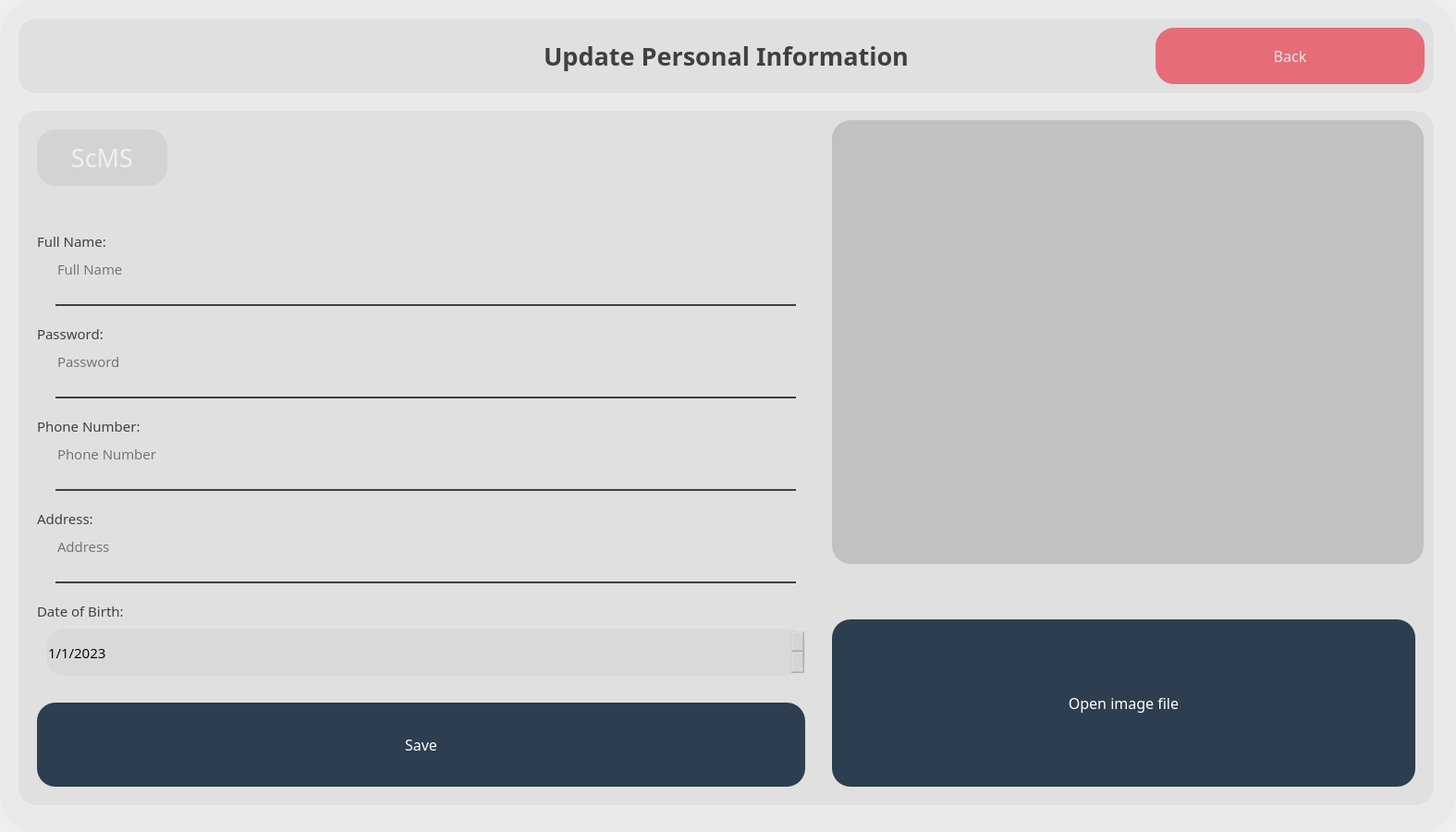
  <widget class="QWidget" name="personalInfo_widget" native="true">
   <property name="geometry">
    <rect>
     <x>0</x>
     <y>0</y>
     <width>1575</width>
     <height>900</height>
    </rect>
   </property>
   <widget class="QLabel" name="mainScreen_BG_10">
    <property name="geometry">
     <rect>
      <x>0</x>
      <y>0</y>
      <width>1575</width>
      <height>900</height>
     </rect>
    </property>
    <property name="styleSheet">
     <string notr="true">background-image: url(:/images/materials/reportBG.png);
border-radius:38px;</string>
    </property>
    <property name="text">
     <string/>
    </property>
   </widget>
   <widget class="QWidget" name="topBar_widget_10" native="true">
    <property name="geometry">
     <rect>
      <x>20</x>
      <y>20</y>
      <width>1531</width>
      <height>81</height>
     </rect>
    </property>
    <property name="styleSheet">
     <string notr="true">background-color: rgba(200, 200, 200,80);
/*background-color: rgba(239, 174, 74,150);*/
border-radius:20px;</string>
    </property>
    <widget class="QLabel" name="mainTopBarTitle_label_22">
     <property name="geometry">
      <rect>
       <x>500</x>
       <y>10</y>
       <width>531</width>
       <height>61</height>
      </rect>
     </property>
     <property name="font">
      <font>
       <family>Poppins SemiBold</family>
       <pointsize>20</pointsize>
       <weight>75</weight>
       <bold>true</bold>
      </font>
     </property>
     <property name="styleSheet">
      <string notr="true">background-color: rgba(255, 255, 255,0);
color: rgb(64,64,64);</string>
     </property>
     <property name="text">
      <string>Update Personal Information</string>
     </property>
     <property name="alignment">
      <set>Qt::AlignCenter</set>
     </property>
    </widget>
    <widget class="QPushButton" name="personalInfo_Back_btn">
     <property name="geometry">
      <rect>
       <x>1230</x>
       <y>10</y>
       <width>291</width>
       <height>61</height>
      </rect>
     </property>
     <property name="font">
      <font>
       <family>Poppins Medium</family>
       <pointsize>12</pointsize>
       <weight>50</weight>
       <bold>false</bold>
      </font>
     </property>
     <property name="styleSheet">
      <string notr="true">QPushButton#personalInfo_Back_btn{
background-color: rgb(229, 108, 120);
	color: rgb(230, 230, 230);
border-radius:20px;
}

QPushButton#personalInfo_Back_btn:hover{
background-color: rgba(229, 108, 120,220);
}

QPushButton#personalInfo_Back_btn:pressed{
padding-left:5px;
padding-top:5px;
background-color: rgba(229, 108, 120,220);
}</string>
     </property>
     <property name="text">
      <string>Back</string>
     </property>
    </widget>
   </widget>
   <widget class="QWidget" name="mainDashboardContainer_widget_10" native="true">
    <property name="geometry">
     <rect>
      <x>20</x>
      <y>120</y>
      <width>1531</width>
      <height>751</height>
     </rect>
    </property>
    <property name="styleSheet">
     <string notr="true">background-color: rgba(200, 200, 200,80);
border-radius:20px;</string>
    </property>
    <widget class="QPushButton" name="personalInfo_save_btn">
     <property name="geometry">
      <rect>
       <x>20</x>
       <y>640</y>
       <width>831</width>
       <height>91</height>
      </rect>
     </property>
     <property name="font">
      <font>
       <family>Poppins Medium</family>
       <pointsize>12</pointsize>
       <weight>50</weight>
       <bold>false</bold>
      </font>
     </property>
     <property name="styleSheet">
      <string notr="true">QPushButton#personalInfo_save_btn{
	
	background-color: rgb(44, 62, 80);
	color: rgb(255, 255, 255);
border-radius:20px;
}

QPushButton#personalInfo_save_btn:hover{
background-color: rgba(44, 62, 80,210);

}

QPushButton#personalInfo_save_btn:pressed{
padding-left:5px;
padding-top:5px;
background-color: rgba(44, 62, 80,210);

}</string>
     </property>
     <property name="text">
      <string>Save</string>
     </property>
     <property name="iconSize">
      <size>
       <width>25</width>
       <height>25</height>
      </size>
     </property>
    </widget>
    <widget class="QLabel" name="mainTopBarTitle_label_23">
     <property name="geometry">
      <rect>
       <x>20</x>
       <y>20</y>
       <width>141</width>
       <height>61</height>
      </rect>
     </property>
     <property name="font">
      <font>
       <family>Poppins Medium</family>
       <pointsize>20</pointsize>
       <weight>50</weight>
       <bold>false</bold>
      </font>
     </property>
     <property name="styleSheet">
      <string notr="true">background-color: rgba(64, 64, 64,20);
color: rgb(240, 240, 240);
</string>
     </property>
     <property name="text">
      <string>ScMS</string>
     </property>
     <property name="alignment">
      <set>Qt::AlignCenter</set>
     </property>
    </widget>
    <widget class="QWidget" name="cameraAttendanceContainer_widget_7" native="true">
     <property name="geometry">
      <rect>
       <x>880</x>
       <y>10</y>
       <width>640</width>
       <height>480</height>
      </rect>
     </property>
     <property name="styleSheet">
      <string notr="true">background-color: rgba(64, 64, 64,50);
/*background-color: rgba(255,255,255,255);*/
border-radius:20px;</string>
     </property>
     <widget class="QLabel" name="updateUserImageRegister_Label">
      <property name="geometry">
       <rect>
        <x>90</x>
        <y>10</y>
        <width>460</width>
        <height>460</height>
       </rect>
      </property>
      <property name="styleSheet">
       <string notr="true">background-color: rgba(255, 255, 255,0);
border-radius:20px;</string>
      </property>
      <property name="text">
       <string/>
      </property>
     </widget>
     <widget class="QLabel" name="updateCameraNewUserImage_Label">
      <property name="geometry">
       <rect>
        <x>10</x>
        <y>10</y>
        <width>620</width>
        <height>461</height>
       </rect>
      </property>
      <property name="styleSheet">
       <string notr="true">background-color: rgba(255, 255, 255,0);</string>
      </property>
      <property name="text">
       <string/>
      </property>
      <property name="pixmap">
       <pixmap resource="res.qrc">:/images/materials/attendanceWaiting.png</pixmap>
      </property>
     </widget>
    </widget>
    <widget class="QLineEdit" name="updateLoginPassword_tbox">
     <property name="geometry">
      <rect>
       <x>40</x>
       <y>240</y>
       <width>801</width>
       <height>71</height>
      </rect>
     </property>
     <property name="font">
      <font>
       <family>Open Sans</family>
       <pointsize>11</pointsize>
      </font>
     </property>
     <property name="styleSheet">
      <string notr="true">background-color: rgba(0, 0, 0,0);
border:none;
border-bottom:2px solid rgb(64,64,64);
color:rgpa(255,255,255,230);
padding-bottom:7px;
border-radius:0px;


</string>
     </property>
     <property name="echoMode">
      <enum>QLineEdit::Password</enum>
     </property>
     <property name="placeholderText">
      <string>Password</string>
     </property>
    </widget>
    <widget class="QLineEdit" name="updateUserName_tbox">
     <property name="geometry">
      <rect>
       <x>40</x>
       <y>140</y>
       <width>801</width>
       <height>71</height>
      </rect>
     </property>
     <property name="font">
      <font>
       <family>Open Sans</family>
       <pointsize>11</pointsize>
      </font>
     </property>
     <property name="styleSheet">
      <string notr="true">background-color: rgba(0, 0, 0,0);
border:none;
border-radius:0px;
border-bottom:2px solid rgb(64,64,64);
color:rgpa(255,255,255,230);
padding-bottom:7px;



</string>
     </property>
     <property name="placeholderText">
      <string>Full Name</string>
     </property>
    </widget>
    <widget class="QLineEdit" name="updateAddress_tbox">
     <property name="geometry">
      <rect>
       <x>40</x>
       <y>440</y>
       <width>801</width>
       <height>71</height>
      </rect>
     </property>
     <property name="font">
      <font>
       <family>Open Sans</family>
       <pointsize>11</pointsize>
      </font>
     </property>
     <property name="styleSheet">
      <string notr="true">background-color: rgba(0, 0, 0,0);
border:none;
border-bottom:2px solid rgb(64,64,64);
color:rgpa(255,255,255,230);
padding-bottom:7px;
border-radius:0px;


</string>
     </property>
     <property name="echoMode">
      <enum>QLineEdit::Normal</enum>
     </property>
     <property name="placeholderText">
      <string>Address</string>
     </property>
    </widget>
    <widget class="QLineEdit" name="updatePhoneNumber_tbox">
     <property name="geometry">
      <rect>
       <x>40</x>
       <y>340</y>
       <width>801</width>
       <height>71</height>
      </rect>
     </property>
     <property name="font">
      <font>
       <family>Open Sans</family>
       <pointsize>11</pointsize>
      </font>
     </property>
     <property name="styleSheet">
      <string notr="true">background-color: rgba(0, 0, 0,0);
border:none;
border-radius:0px;
border-bottom:2px solid rgb(64,64,64);
color:rgpa(255,255,255,230);
padding-bottom:7px;



</string>
     </property>
     <property name="placeholderText">
      <string>Phone Number</string>
     </property>
    </widget>
    <widget class="QDateEdit" name="BOG_dateEdit">
     <property name="geometry">
      <rect>
       <x>30</x>
       <y>560</y>
       <width>821</width>
       <height>51</height>
      </rect>
     </property>
     <property name="font">
      <font>
       <family>Open Sans</family>
       <pointsize>11</pointsize>
      </font>
     </property>
     <property name="currentSection">
      <enum>QDateTimeEdit::DaySection</enum>
     </property>
     <property name="displayFormat">
      <string>d/M/yyyy</string>
     </property>
     <property name="calendarPopup">
      <bool>false</bool>
     </property>
     <property name="date">
      <date>
       <year>2023</year>
       <month>1</month>
       <day>1</day>
      </date>
     </property>
    </widget>
    <widget class="QPushButton" name="personalInfo_openImage_btn">
     <property name="geometry">
      <rect>
       <x>880</x>
       <y>550</y>
       <width>631</width>
       <height>181</height>
      </rect>
     </property>
     <property name="font">
      <font>
       <family>Poppins Medium</family>
       <pointsize>12</pointsize>
       <weight>50</weight>
       <bold>false</bold>
      </font>
     </property>
     <property name="styleSheet">
      <string notr="true">QPushButton#personalInfo_openImage_btn{
	
	background-color: rgb(44, 62, 80);
	color: rgb(255, 255, 255);
border-radius:20px;
}

QPushButton#personalInfo_openImage_btn:hover{
background-color: rgba(44, 62, 80,210);

}

QPushButton#personalInfo_openImage_btn:pressed{
padding-left:5px;
padding-top:5px;
background-color: rgba(44, 62, 80,210);

}</string>
     </property>
     <property name="text">
      <string>Open image file</string>
     </property>
     <property name="iconSize">
      <size>
       <width>25</width>
       <height>25</height>
      </size>
     </property>
    </widget>
    <widget class="QLabel" name="mainTopBarTitle_label_24">
     <property name="geometry">
      <rect>
       <x>20</x>
       <y>110</y>
       <width>271</width>
       <height>61</height>
      </rect>
     </property>
     <property name="font">
      <font>
       <family>Poppins Medium</family>
       <pointsize>11</pointsize>
       <weight>50</weight>
       <bold>false</bold>
      </font>
     </property>
     <property name="styleSheet">
      <string notr="true">background-color: rgba(255, 255, 255,0);
color: rgb(64,64,64);</string>
     </property>
     <property name="text">
      <string>Full Name:</string>
     </property>
     <property name="alignment">
      <set>Qt::AlignLeading|Qt::AlignLeft|Qt::AlignVCenter</set>
     </property>
    </widget>
    <widget class="QLabel" name="mainTopBarTitle_label_25">
     <property name="geometry">
      <rect>
       <x>20</x>
       <y>210</y>
       <width>271</width>
       <height>61</height>
      </rect>
     </property>
     <property name="font">
      <font>
       <family>Poppins Medium</family>
       <pointsize>11</pointsize>
       <weight>50</weight>
       <bold>false</bold>
      </font>
     </property>
     <property name="styleSheet">
      <string notr="true">background-color: rgba(255, 255, 255,0);
color: rgb(64,64,64);</string>
     </property>
     <property name="text">
      <string>Password:</string>
     </property>
     <property name="alignment">
      <set>Qt::AlignLeading|Qt::AlignLeft|Qt::AlignVCenter</set>
     </property>
    </widget>
    <widget class="QLabel" name="mainTopBarTitle_label_28">
     <property name="geometry">
      <rect>
       <x>20</x>
       <y>310</y>
       <width>271</width>
       <height>61</height>
      </rect>
     </property>
     <property name="font">
      <font>
       <family>Poppins Medium</family>
       <pointsize>11</pointsize>
       <weight>50</weight>
       <bold>false</bold>
      </font>
     </property>
     <property name="styleSheet">
      <string notr="true">background-color: rgba(255, 255, 255,0);
color: rgb(64,64,64);</string>
     </property>
     <property name="text">
      <string>Phone Number:</string>
     </property>
     <property name="alignment">
      <set>Qt::AlignLeading|Qt::AlignLeft|Qt::AlignVCenter</set>
     </property>
    </widget>
    <widget class="QLabel" name="mainTopBarTitle_label_29">
     <property name="geometry">
      <rect>
       <x>20</x>
       <y>410</y>
       <width>271</width>
       <height>61</height>
      </rect>
     </property>
     <property name="font">
      <font>
       <family>Poppins Medium</family>
       <pointsize>11</pointsize>
       <weight>50</weight>
       <bold>false</bold>
      </font>
     </property>
     <property name="styleSheet">
      <string notr="true">background-color: rgba(255, 255, 255,0);
color: rgb(64,64,64);</string>
     </property>
     <property name="text">
      <string>Address:</string>
     </property>
     <property name="alignment">
      <set>Qt::AlignLeading|Qt::AlignLeft|Qt::AlignVCenter</set>
     </property>
    </widget>
    <widget class="QLabel" name="mainTopBarTitle_label_30">
     <property name="geometry">
      <rect>
       <x>20</x>
       <y>510</y>
       <width>271</width>
       <height>61</height>
      </rect>
     </property>
     <property name="font">
      <font>
       <family>Poppins Medium</family>
       <pointsize>11</pointsize>
       <weight>50</weight>
       <bold>false</bold>
      </font>
     </property>
     <property name="styleSheet">
      <string notr="true">background-color: rgba(255, 255, 255,0);
color: rgb(64,64,64);</string>
     </property>
     <property name="text">
      <string>Date of Birth:</string>
     </property>
     <property name="alignment">
      <set>Qt::AlignLeading|Qt::AlignLeft|Qt::AlignVCenter</set>
     </property>
    </widget>
   </widget>
   <widget class="QLabel" name="mainScreenDark_BG_11">
    <property name="geometry">
     <rect>
      <x>0</x>
      <y>0</y>
      <width>1575</width>
      <height>900</height>
     </rect>
    </property>
    <property name="styleSheet">
     <string notr="true">background-color: rgba(0, 0, 0,5);
border-radius:38px;</string>
    </property>
    <property name="text">
     <string/>
    </property>
   </widget>
   <zorder>mainScreenDark_BG_11</zorder>
   <zorder>mainScreen_BG_10</zorder>
   <zorder>topBar_widget_10</zorder>
   <zorder>mainDashboardContainer_widget_10</zorder>
  </widget>
